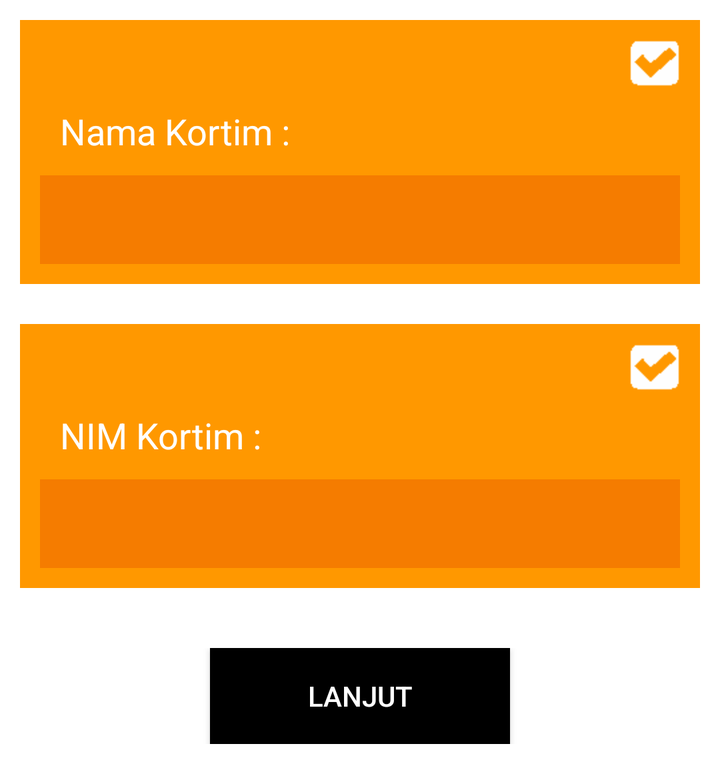
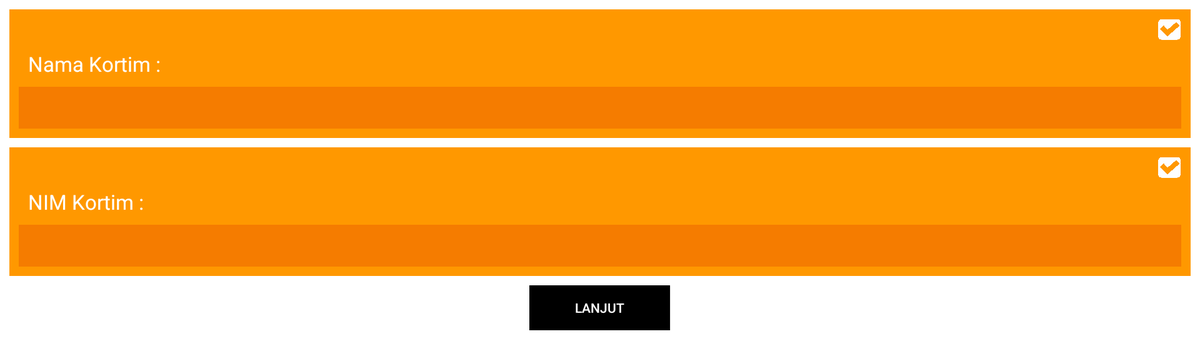

One screen, two layout resources from the same app: the default and the repository's alternative for another configuration. Each is rendered where Android would select it; the XML of both is given below.
<!-- AndroidManifest.xml: application theme AppTheme -->
<!-- res/layout/fragment_blok2.xml -->
<ScrollView xmlns:android="http://schemas.android.com/apk/res/android"
    android:id="@+id/scrollViewBlok2"
    android:layout_width="match_parent"
    android:layout_height="wrap_content">

    <LinearLayout
        android:layout_width="match_parent"
        android:layout_height="wrap_content"
        android:background="#ffffff"
        android:clickable="true"
        android:orientation="vertical"
        android:padding="10dp">

        <LinearLayout
            android:layout_width="match_parent"
            android:layout_height="wrap_content"
            android:background="@drawable/b2_enable_layout"
            android:layout_marginBottom="20dp"
            android:orientation="vertical"
            android:padding="10dp">

            <RelativeLayout
                android:id="@+id/b2r1_check"
                android:layout_width="match_parent"
                android:layout_height="wrap_content">

                <ImageView
                    android:layout_width="wrap_content"
                    android:layout_height="wrap_content"
                    android:layout_alignParentRight="true"
                    android:src="@mipmap/check" />
            </RelativeLayout>

            <TextView
                android:id="@+id/b2r1_textview"
                android:layout_width="wrap_content"
                android:layout_height="wrap_content"
                android:padding="10dp"
                android:text="@string/B2R1"
                android:textAppearance="?android:attr/textAppearanceMedium"
                android:textColor="#ffffff" />

            <EditText
                android:id="@+id/b2r1_edittext"
                android:layout_width="match_parent"
                android:layout_height="wrap_content"
                android:background="@drawable/b2_enable_textfield"
                android:padding="10dp"
                android:textColor="#ffffff" />
        </LinearLayout>

        <LinearLayout
            android:layout_width="match_parent"
            android:layout_height="wrap_content"
            android:background="@drawable/b2_enable_layout"
            android:orientation="vertical"
            android:layout_marginBottom="20dp"
            android:padding="10dp"
            android:textAppearance="?android:attr/textAppearanceMedium">

            <RelativeLayout
                android:id="@+id/b2r2_check"
                android:layout_width="match_parent"
                android:layout_height="wrap_content">

                <ImageView
                    android:layout_width="wrap_content"
                    android:layout_height="wrap_content"
                    android:layout_alignParentRight="true"
                    android:src="@mipmap/check" />
            </RelativeLayout>

            <TextView
                android:id="@+id/b2r2_textview"
                android:layout_width="wrap_content"
                android:layout_height="wrap_content"
                android:padding="10dp"
                android:text="@string/B2R2"
                android:textAppearance="?android:attr/textAppearanceMedium"
                android:textColor="#ffffff" />

            <EditText
                android:id="@+id/b2r2_edittext"
                android:layout_width="match_parent"
                android:layout_height="wrap_content"
                android:background="@drawable/b2_enable_textfield"
                android:padding="10dp"
                android:textColor="#ffffff" />
        </LinearLayout>
        <LinearLayout
            android:layout_width="match_parent"
            android:layout_height="wrap_content"
            android:gravity="center"
            android:padding="10dp">
            <Button
                android:id="@+id/b2_button_next"
                android:layout_width="150dp"
                android:layout_height="wrap_content"
                android:layout_centerHorizontal="true"
                android:layout_centerVertical="true"
                android:background="@drawable/tombol_next"
                android:padding="10dp"
                android:text="Lanjut"
                android:textColor="#ffffff" />

        </LinearLayout>
    </LinearLayout>
</ScrollView>
<!-- resources referenced by this layout -->
<resources>
  <!-- drawable b2_enable_layout (drawable) -->
  <?xml version="1.0" encoding="utf-8"?>
  <selector xmlns:android="http://schemas.android.com/apk/res/android">
      <item >
          <shape  >
              <solid android:color="@color/primaryColorBlok2"/>
          </shape>
      </item>
  </selector>
  <!-- drawable b2_enable_textfield (drawable) -->
  <?xml version="1.0" encoding="utf-8"?>
  <selector xmlns:android="http://schemas.android.com/apk/res/android">
      <item >
          <shape  >
              <solid android:color="#F57C00"/>
          </shape>
      </item>
  </selector>
  <!-- drawable tombol_next (drawable) -->
  <?xml version="1.0" encoding="utf-8"?>
  <selector xmlns:android="http://schemas.android.com/apk/res/android">
      <item android:state_pressed="true">
          <shape  >
              <solid android:color="#fff200"/>
          </shape>
      </item>
      <item android:state_focused="true">
          <shape  >
              <solid android:color="#fff200"/>
          </shape>
      </item>
      <item >
          <shape  >
              <solid android:color="#000000"/>
          </shape>
      </item>
  </selector>
  <!-- mipmap check: png bitmap (mipmap-hdpi, 2921 bytes) -->
  <string name="B2R1">Nama Kortim :</string>
  <string name="B2R2">NIM Kortim :</string>
  <style name="AppTheme" parent="AppTheme.Base">
  
      </style>
  <color name="primaryColorBlok2">#FF9800</color>
  <style name="AppTheme.Base" parent="Theme.AppCompat.Light.NoActionBar">
          <item name="colorPrimary">@color/primaryColor</item>
          <item name="colorPrimaryDark">@color/primaryDarkColor</item>
          <item name="colorAccent">@color/accentColor</item>
      </style>
  <color name="primaryColor">#03A9F4</color>
  <color name="primaryDarkColor">#0288D1</color>
  <color name="accentColor">#FFFFFF</color>
</resources>
<!-- res/layout-sw720dp/fragment_blok2.xml (the repository's variant of the layout above) -->
<!-- drawn on a large tablet held sideways -->
<ScrollView xmlns:android="http://schemas.android.com/apk/res/android"
    android:id="@+id/scrollViewBlok2"
    android:layout_width="match_parent"
    android:layout_height="wrap_content">

    <LinearLayout
        android:layout_width="match_parent"
        android:layout_height="wrap_content"
        android:background="#ffffff"
        android:clickable="true"
        android:orientation="vertical"
        android:padding="10dp">

        <LinearLayout
            android:layout_width="match_parent"
            android:layout_height="wrap_content"
            android:background="@drawable/b2_enable_layout"
            android:orientation="vertical"
            android:padding="10dp">

            <RelativeLayout
                android:id="@+id/b2r1_check"
                android:layout_width="match_parent"
                android:layout_height="wrap_content">

                <ImageView
                    android:layout_width="wrap_content"
                    android:layout_height="wrap_content"
                    android:layout_alignParentRight="true"
                    android:src="@mipmap/check" />
            </RelativeLayout>

            <TextView
                android:id="@+id/b2r1_textview"
                android:layout_width="wrap_content"
                android:layout_height="wrap_content"
                android:padding="10dp"
                android:text="@string/B2R1"
                android:textAppearance="?android:attr/textAppearanceLarge"
                android:textColor="#ffffff" />

            <EditText
                android:id="@+id/b2r1_edittext"
                android:layout_width="match_parent"
                android:layout_height="wrap_content"
                android:background="@drawable/b2_enable_textfield"
                android:padding="10dp"
                android:textColor="#ffffff" />
        </LinearLayout>

        <RelativeLayout
            android:layout_width="match_parent"
            android:layout_height="wrap_content"
            android:orientation="vertical"
            android:padding="10dp" />

        <LinearLayout
            android:layout_width="match_parent"
            android:layout_height="wrap_content"
            android:background="@drawable/b2_enable_layout"
            android:orientation="vertical"
            android:padding="10dp"
            android:textAppearance="?android:attr/textAppearanceLarge">

            <RelativeLayout
                android:id="@+id/b2r2_check"
                android:layout_width="match_parent"
                android:layout_height="wrap_content">

                <ImageView
                    android:layout_width="wrap_content"
                    android:layout_height="wrap_content"
                    android:layout_alignParentRight="true"
                    android:src="@mipmap/check" />
            </RelativeLayout>

            <TextView
                android:id="@+id/b2r2_textview"
                android:layout_width="wrap_content"
                android:layout_height="wrap_content"
                android:padding="10dp"
                android:text="@string/B2R2"
                android:textAppearance="?android:attr/textAppearanceLarge"
                android:textColor="#ffffff" />

            <EditText
                android:id="@+id/b2r2_edittext"
                android:layout_width="match_parent"
                android:layout_height="wrap_content"
                android:background="@drawable/b2_enable_textfield"
                android:padding="10dp"
                android:textColor="#ffffff" />
        </LinearLayout>
        <LinearLayout
            android:layout_width="match_parent"
            android:layout_height="wrap_content"
            android:gravity="center"
            android:padding="10dp">
            <Button
                android:id="@+id/b2_button_next"
                android:layout_width="150dp"
                android:layout_height="wrap_content"
                android:layout_centerHorizontal="true"
                android:layout_centerVertical="true"
                android:background="@drawable/tombol_next"
                android:padding="10dp"
                android:text="Lanjut"
                android:textColor="#ffffff" />

        </LinearLayout>
    </LinearLayout>
</ScrollView>
